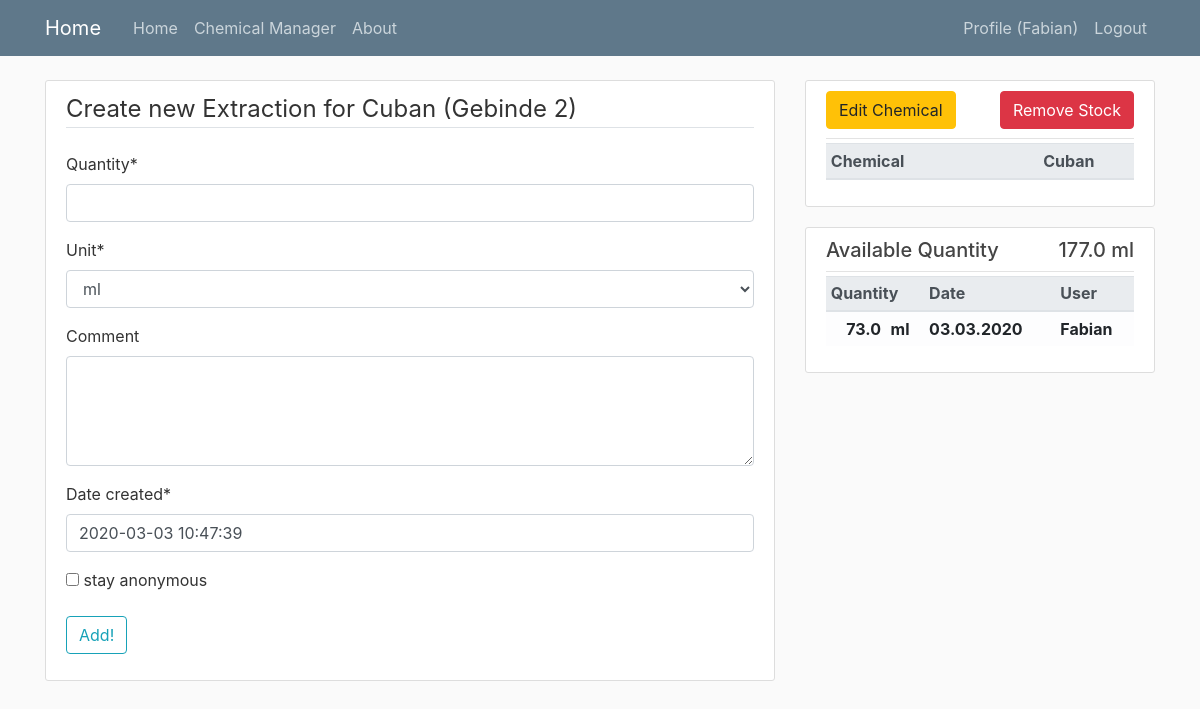
/chemmanager/stock/7/extraction/new (signed in), run on the app's committed database.
### chemmanager/models.py (models this page shows, shortened)
class Stock(models.Model):
    name = models.CharField(max_length=250)
    quantity = models.FloatField()
    comment = models.TextField(blank=True, null=True)
    date_created = models.DateTimeField(default=timezone.now)
    date_changed = models.DateTimeField(auto_now=True)
    chemical = models.ForeignKey(Chemical, on_delete=models.CASCADE, blank=True, null=True)
    storage = models.ForeignKey(Storage, on_delete=models.CASCADE, blank=True, null=True)
    unit = models.ForeignKey(Unit, on_delete=models.CASCADE, blank=True, null=True)
    class Meta:
        ordering = ['-date_changed']

class Chemical(models.Model):
    name = models.CharField(max_length=250)
    structure = models.CharField(max_length=250, blank=True)
    molar_mass = models.FloatField(blank=True, null=True)
    density = models.FloatField(blank=True, null=True)
    melting_point = models.FloatField(blank=True, null=True)
    boiling_point = models.FloatField(blank=True, null=True)
    comment = models.TextField(blank=True)
    cid = models.CharField(max_length=100, blank=True, null=True)
    cas = models.CharField(max_length=100, blank=True, null=True)
    creator = models.ForeignKey(User, on_delete=models.CASCADE, blank=True, null=True)
    workgroup = models.ForeignKey(Workgroup, on_delete=models.CASCADE, blank=True, null=True)
    def __str__(self):
        return self.name

class Unit(models.Model):
    name = models.CharField(max_length=100)
    equals_standard = models.CharField(max_length=100, blank=True, null=True)
    equals_standard_unit = models.ForeignKey('self', on_delete=models.CASCADE, blank=True, null=True)
    def __str__(self):
        return self.name

class Extraction(models.Model):
    quantity = models.FloatField()
    date_created = models.DateTimeField(default=timezone.now)
    comment = models.TextField(blank=True, null=True)
    user = models.ForeignKey(User, on_delete=models.CASCADE, blank=True, null=True)
    stock = models.ForeignKey(Stock, on_delete=models.CASCADE)
    unit = models.ForeignKey(Unit, on_delete=models.CASCADE)
    class Meta:
        ordering = ['-date_created']

### chemmanager/views.py (the view, shortened to what this page needs)
# urls.py: path('stock/<int:pk>/extraction/new', ExtractionCreateView.as_view(), name='extraction-create'),
class ExtractionCreateView(LoginRequiredMixin, UserPassesTestMixin, CreateView):
    model = Extraction
    form_class = ExtractionCreateForm
    def get_form(self, form_class=None):
        form = super().get_form(form_class)
        form['unit'].initial = Stock.objects.get(id=self.kwargs['pk']).unit
        return form
    def get_context_data(self, **kwargs):
        stock = Stock.objects.get(id=self.kwargs['pk'])
        extractions = stock.extraction_set.all()
        left_quantity = stock.quantity
        for extraction in extractions:
            left_quantity -= extraction.quantity
        kwargs.update({
            'stock': stock,
            'left_quantity': left_quantity,
        })
        return super(ExtractionCreateView, self).get_context_data(**kwargs)
    def test_func(self):
        my_stock = Stock.objects.filter(id=self.kwargs['pk'])
        if my_stock.filter(storage__workgroup=self.request.user.profile.workgroup).count() > 0 or\
                Chemical.objects.filter(workgroup=self.request.user.profile.workgroup, stock=my_stock.first()).count() > 0:
            return True
        else:
            return False

### chemmanager/forms.py
class ExtractionCreateForm(forms.ModelForm):
    anonymous = forms.BooleanField(required=False, label='stay anonymous')
    class Meta:
        model = Extraction
        fields = ('quantity', 'unit', 'comment', 'date_created')
        widgets = {
            'anonymous': forms.CheckboxInput(),
            'comment': forms.Textarea(attrs={'rows': 4})
        }

### chemmanager/templates/chemmanager/extraction_form.html (shortened to what this page needs)
{% extends "chemmanager/chemmanager_base.html" %}
{% load crispy_forms_tags %}
{% block content %}
    <div class="content-section">
        <form method="POST">
            <fieldset class="form-group">
                <legend class="border-bottom mb-4">Create new Extraction for {{ stock.chemical }} ({{ stock.name }})
                </legend>
                {{ form|crispy }}
                <button class="btn btn-outline-info" type="submit">Add!</button>
            </fieldset>
        </form>
    </div>
{% endblock content %}
{% block properties %}
        <div class="content-section">
            <div class="d-flex w-100 justify-content-between article-metadata">
            <a href="{% url 'chemical-update' stock.chemical.id %}" class="btn btn-warning mb-2">Edit Chemical</a>
            <a href="{% url 'stock-delete' stock.id %}" class="btn btn-danger mb-2">Remove Stock</a>
            </div>
        <div>
            <table class="table table-sm table-light">
                <thead class="thead-light">
                <tr>
                    <th>Chemical</th>
                    <th colspan="2" class="text-center">{{ stock.chemical.name }}</th>
                </tr>
                </thead>
            </table>
        </div>
    </div>
    <div class="content-section">
    <div class="d-flex w-100 justify-content-between article-metadata">
        <h5>Available Quantity </h5> <h5> {{ left_quantity }} {{ stock.unit }}</h5>
    </div>
    <div>
        <table class="table table-sm table-light">
            <thead class="thead-light">
            <tr>
                <th colspan="2">Quantity</th>
                <th>Date</th>
                <th>User</th>
            </tr>
            </thead>
            {% for extraction in stock.extraction_set.all %}
                <tr data-toggle="tooltip" data-placement="top" title="{{ extraction.comment }}">
                    <th class="text-right">{{ extraction.quantity }} </th>
                    <th>{{ extraction.unit }}</th>
                    <th>{{ extraction.date_created|date:"d.m.Y" }}</th>
                    <th>{{ extraction.user.username }}</th>
                </tr>
            {% endfor %}
        </table>
    </div>
{% endblock %}

### blog/templates/blog/base.html (shortened to what this page needs)
{% load static %}
<!DOCTYPE html>
<html lang="en">
<head>
    <link rel="stylesheet" href="https://stackpath.bootstrapcdn.com/bootstrap/4.4.1/css/bootstrap.min.css">
    <link rel="stylesheet" href="{% static 'blog/main.css' %}">
</head>
<body>
    <header class="site-header">
      <nav class="navbar navbar-expand-md navbar-dark bg-steel fixed-top">
        <div class="container">
          <a class="navbar-brand mr-4" href="{% url 'blog-home' %}">Home</a>
          <div class="collapse navbar-collapse" id="navbarToggle">
            <div class="navbar-nav mr-auto">
                <a class="nav-item nav-link" href="{% url 'blog-home' %}">Home</a>
                <a class="nav-item nav-link" href="{% url 'chemmanager-home' %}">Chemical Manager</a>
                <a class="nav-item nav-link" href="{% url 'blog-about' %}">About</a>
            </div>
            <div class="navbar-nav">
                {% if user.is_authenticated %}
                    <a class="nav-item nav-link" href="{% url 'profile' %}">Profile ({{ user }})</a>
                    <a class="nav-item nav-link" href="{% url 'logout' %}">Logout</a>
                {% else %}
                    <a class="nav-item nav-link" href="{% url 'login' %}">Login</a>
                    <a class="nav-item nav-link" href="{% url 'register' %}">Register</a>
                {% endif %}
            </div>
          </div>
        </div>
      </nav>
    </header>
    {% block base_content %}{% endblock %}
</body>
</html>

### blog/static/blog/main.css (style rules this page uses)
body { background: #fafafa; color: #333333; margin-top: 5rem; }
h1, h2, h3, h4, h5, h6 { color: #444444; }
.bg-steel { background-color: #5f788a; }
.site-header .navbar-nav .nav-link { color: #cbd5db; }
.content-section { background: #ffffff; padding: 10px 20px; border: 1px solid #dddddd; border-radius: 3px; margin-bottom: 20px; }
.article-metadata { padding-bottom: 1px; margin-bottom: 4px; border-bottom: 1px solid #e3e3e3 }

### data on the page
Stock: chemical "Cuban", name "Gebinde 2", chemical.name "Cuban", unit "ml"
Extraction: quantity "73.0", unit "ml", date_created "03.03.2020", user.username "Fabian"

### other printed values
{{ user }} "Fabian"
{{ left_quantity }} "177.0"
